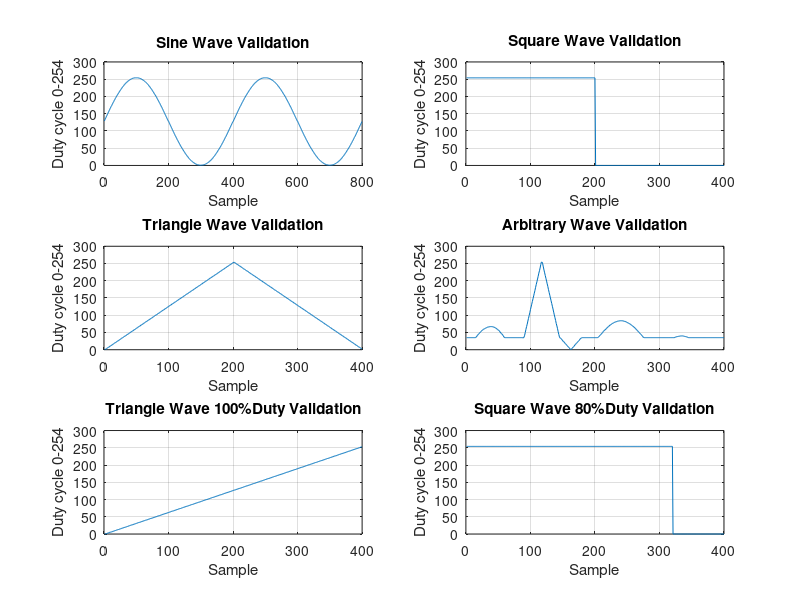

MATLAB code for this plot:
clear all, close all, clc

% Load wave files
sine_file = fopen('validate_sine.txt');
square_file = fopen('validate_square.txt');
triangle_file = fopen('validate_triangle.txt');
arbitrary_file = fopen('validate_arbitrary.txt');
triangle_duty_file = fopen('validate_triangle_duty.txt');
square_duty_file = fopen('validate_square_duty.txt');

% Load text into arrays
sine = textscan(sine_file,'%d');
sine=sine{1}';

square = textscan(square_file,'%d');
square=square{1}';

triangle = textscan(triangle_file,'%d');
triangle=triangle{1}';

arbitrary = textscan(arbitrary_file,'%d');
arbitrary=arbitrary{1}';

triangle_duty = textscan(triangle_duty_file,'%d');
triangle_duty=triangle_duty{1}';

square_duty = textscan(square_duty_file,'%d');
square_duty=square_duty{1}';

% Plotting 
subplot(321)
plot([sine sine])
title("Sine Wave Validation");
xlabel("Sample")
ylabel("Duty cycle 0-254")
grid on

subplot(322)
plot(square)
title("Square Wave Validation");
xlabel("Sample")
ylabel("Duty cycle 0-254")
grid on

subplot(323)
plot(triangle)
title("Triangle Wave Validation");
xlabel("Sample")
ylabel("Duty cycle 0-254")
grid on

subplot(324)
plot(arbitrary)
title("Arbitrary Wave Validation");
xlabel("Sample")
ylabel("Duty cycle 0-254")
grid on

subplot(325)
plot(triangle_duty)
title("Triangle Wave 100%Duty Validation");
xlabel("Sample")
ylabel("Duty cycle 0-254")
grid on

subplot(326)
plot(square_duty)
title("Square Wave 80%Duty Validation");
xlabel("Sample")
ylabel("Duty cycle 0-254")
grid on

